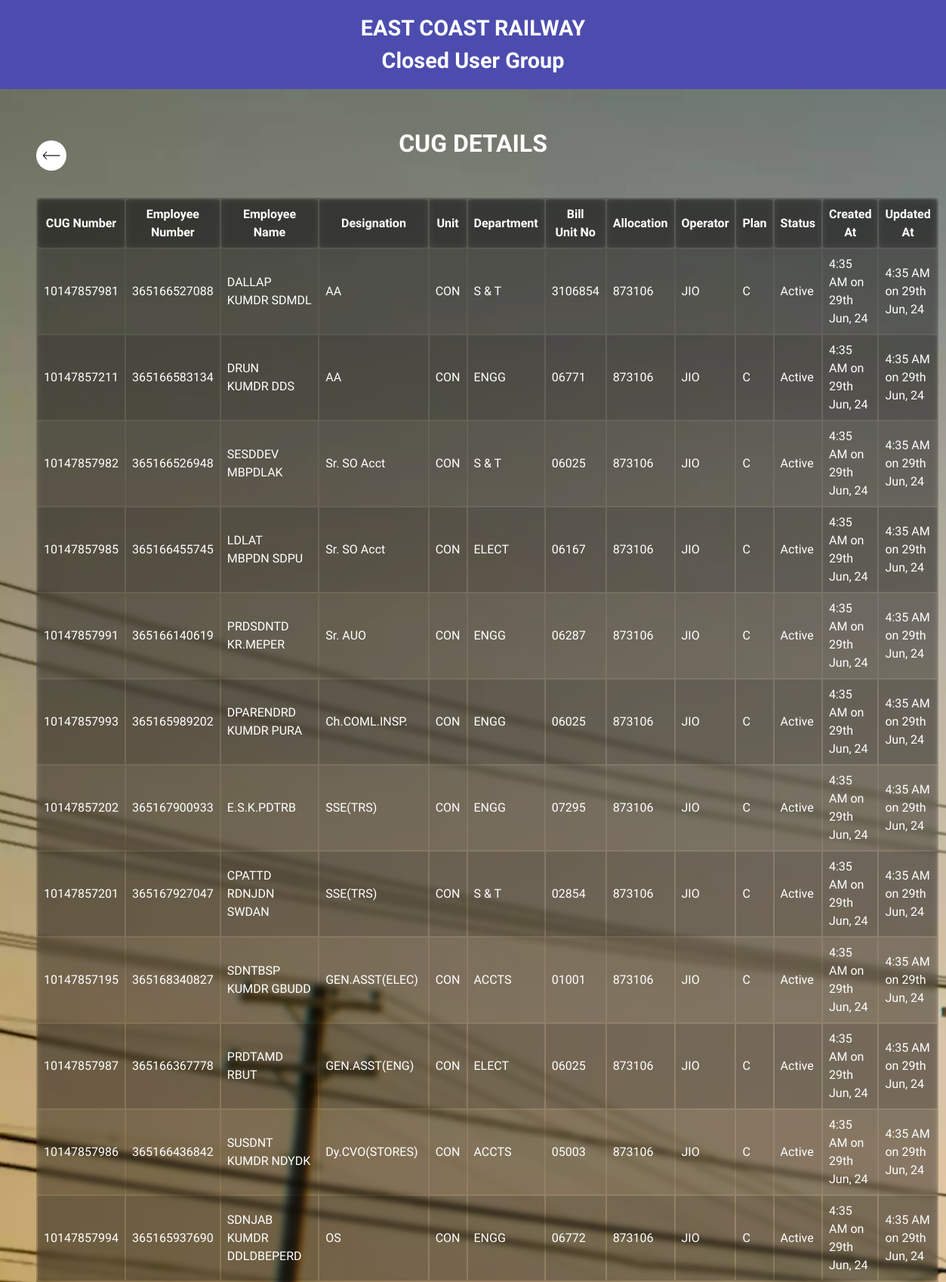
Page /cug-details.php (upper part) on the committed database.
### tables this page shows
CREATE TABLE cugdetails (
    cug_id INT AUTO_INCREMENT PRIMARY KEY,
    cug_number BIGINT NOT NULL CHECK (CHAR_LENGTH(cug_number) IN (10, 11)),
    emp_number BIGINT UNIQUE NOT NULL CHECK (CHAR_LENGTH(emp_number) = 12),
    empname VARCHAR(100) NOT NULL,
    designation VARCHAR(100) NOT NULL,
    unit VARCHAR(50) NOT NULL,
    department VARCHAR(100) NOT NULL,
    bill_unit_no VARCHAR(50) NOT NULL,
    allocation DECIMAL(10) NOT NULL CHECK (allocation >= 0),
    operator VARCHAR(50) NOT NULL,
    plan ENUM('A', 'B', 'C') NOT NULL,
    status ENUM('Active', 'Inactive') NOT NULL,
    created_at TIMESTAMP DEFAULT CURRENT_TIMESTAMP,
    updated_at TIMESTAMP DEFAULT CURRENT_TIMESTAMP ON UPDATE CURRENT_TIMESTAMP
);

### cug-details.php (the view, shortened to what this page needs)
<!DOCTYPE html>
<html lang="en">
<head>
	<link rel="stylesheet" href="base.css">
	<link rel="stylesheet" href="cug-details.css">
</head>
<body>
	<header>
	<div class="header-top">
			<a href="./">
				<h1>East Coast Railway</h1>
				<h1>Closed User Group</h1>
			</a>
		</div>
	</header>
	<main>
		<section id="cug-details">
			<div class="heading-container">
				<button class="back-btn" onclick="window.location.href = 'admin-page.html'"><img
						src="icon/back-button.webp" alt="back button"></button>
				<h2 class="heading">CUG Details</h2>
			</div>
			<table>
				<thead>
					<tr>
						<th>CUG Number</th>
						<th>Employee Number</th>
						<th>Employee Name</th>
						<th>Designation</th>
						<th>Unit</th>
						<th>Department</th>
						<th>Bill Unit No</th>
						<th>Allocation</th>
						<th>Operator</th>
						<th>Plan</th>
						<th>Status</th>
						<th>Created At</th>
						<th>Updated At</th>
					</tr>
				</thead>
				<tbody>
					<?php
					include 'db_connect.php';
					$sql = "SELECT * FROM cugdetails";
					$result = $conn->query($sql);
					if ($result->num_rows > 0) {
						while ($row = $result->fetch_assoc()) {
							echo "<tr>";
							echo "<td>" . $row["cug_number"] . "</td>";
							echo "<td>" . $row["emp_number"] . "</td>";
							echo "<td>" . $row["empname"] . "</td>";
							echo "<td>" . $row["designation"] . "</td>";
							echo "<td>" . $row["unit"] . "</td>";
							echo "<td>" . $row["department"] . "</td>";
							echo "<td>" . $row["bill_unit_no"] . "</td>";
							echo "<td>" . $row["allocation"] . "</td>";
							echo "<td>" . $row["operator"] . "</td>";
							echo "<td>" . $row["plan"] . "</td>";
							echo "<td>" . $row["status"] . "</td>";
							$created_at = new DateTime($row["created_at"]);
							$updated_at = new DateTime($row["updated_at"]);
							echo "<td>" . $created_at->format('g:i A \o\n jS M, y') . "</td>";
							echo "<td>" . $updated_at->format('g:i A \o\n jS M, y') . "</td>";
							echo "</tr>";
						}
					} else {
						echo "<tr><td colspan='12'>No records found</td></tr>";
					}
					?>
				</tbody>
			</table>
		</section>
	</main>
</body>
</html>

### base.css (style rules this page uses)
:root { line-height: 1.5; font-synthesis: none; -webkit-font-smoothing: antialiased; -moz-osx-font-smoothing: grayscale; --body-color: #F1FAFF; --accent-color: #4c4caf; --accent-color-hover: #3c3c86; --white: #FFF; --black: #222; }
body { margin: 0; background-color: var(--body-color); font-family: "Raleway", system-ui, -apple-system, BlinkMacSystemFont, 'Segoe UI', 'Roboto', 'Oxygen', 'Ubuntu', 'Cantarell', 'Fira Sans', 'Droid Sans', 'Helvetica Neue', sans-serif; text-wrap: balance; }
*, *::before, *::after { margin: 0; padding: 0; box-sizing: border-box; }
body, h1, h2, h3, h4, p, figure, blockquote, dl, dd { margin: 0; }
html { scroll-behavior: smooth; scroll-padding-top: 7rem; }
body { min-height: 100vh; min-height: 100svh; text-rendering: optimizeSpeed; line-height: 1.5; }
a:not([class]) { text-decoration-skip-ink: auto; }
img, picture { max-width: 100%; display: block; user-select: none; }
input, button, textarea, select { font: inherit; }

### cug-details.css (style rules this page uses)
.header-top { background-color: #4c4caf; padding: 1rem 0; text-align: center; }
.header-top a { text-decoration: none !important; }
.header-top h1 { margin: 0; font-size: 1.8rem; text-transform: none; color: white !important; }
.header-top :nth-child(1) { text-transform: uppercase; }
main { background-image: url(images/banner.webp); background-repeat: no-repeat; background-size: cover; min-height: 90svh; min-height: 90vh; }
#cug-details { color: var(--white); padding: 3em; }
#cug-details h2 { text-align: center; text-transform: uppercase; font-size: 2rem; margin-block-end: 2rem; }
.heading-container { display: grid; grid-template-columns: 2.5rem 1fr 2.5rem; justify-content: center; align-items: center; width: 100%; margin-block-end: 1rem; }
.back-btn { padding: 0.5rem; width: 2.5rem; border: none; cursor: pointer; border-radius: 999px; background-color: var(--white); aspect-ratio: 1; }
.back-btn { padding: 0.5rem; width: 2.5rem; border-radius: 999px; border: none; cursor: pointer; background-color: var(--white); aspect-ratio: 1; }
.heading { font-size: 2.5rem; font-weight: bold; text-align: left; color: var(--white); text-align: center; justify-self: center; }
table, th { border-radius: 4px; background-color: rgba(0, 0, 0, 0.1); backdrop-filter: blur(4px) brightness(75%); }
th, td { padding: 8px; text-align: left; }
th { text-align: center; }
tr { background-color: rgba(0, 0, 0, 0.1); }
tr:nth-child(even) { background-color: rgba(0, 0, 0, 0.2); }

### rows in the picture
cugdetails: cug_number "10147857981", emp_number "365166527088", empname "DALLAP KUMDR SDMDL", designation "AA", unit "CON", department "S & T", bill_unit_no "3106854", allocation "873106", operator "JIO", plan "C", status "Active", created_at "4:35 AM on 29th Jun, 24", updated_at "4:35 AM on 29th Jun, 24"
cugdetails: cug_number "10147857211", emp_number "365166583134", empname "DRUN KUMDR DDS", designation "AA", unit "CON", department "ENGG", bill_unit_no "06771", allocation "873106", operator "JIO", plan "C", status "Active", created_at "4:35 AM on 29th Jun, 24", updated_at "4:35 AM on 29th Jun, 24"
cugdetails: cug_number "10147857982", emp_number "365166526948", empname "SESDDEV MBPDLAK", designation "Sr. SO Acct", unit "CON", department "S & T", bill_unit_no "06025", allocation "873106", operator "JIO", plan "C", status "Active", created_at "4:35 AM on 29th Jun, 24", updated_at "4:35 AM on 29th Jun, 24"
cugdetails: cug_number "10147857985", emp_number "365166455745", empname "LDLAT MBPDN SDPU", designation "Sr. SO Acct", unit "CON", department "ELECT", bill_unit_no "06167", allocation "873106", operator "JIO", plan "C", status "Active", created_at "4:35 AM on 29th Jun, 24", updated_at "4:35 AM on 29th Jun, 24"
cugdetails: cug_number "10147857991", emp_number "365166140619", empname "PRDSDNTD KR.MEPER", designation "Sr. AUO", unit "CON", department "ENGG", bill_unit_no "06287", allocation "873106", operator "JIO", plan "C", status "Active", created_at "4:35 AM on 29th Jun, 24", updated_at "4:35 AM on 29th Jun, 24"
cugdetails: cug_number "10147857993", emp_number "365165989202", empname "DPARENDRD KUMDR PURA", designation "Ch.COML.INSP.", unit "CON", department "ENGG", bill_unit_no "06025", allocation "873106", operator "JIO", plan "C", status "Active", created_at "4:35 AM on 29th Jun, 24", updated_at "4:35 AM on 29th Jun, 24"
cugdetails: cug_number "10147857202", emp_number "365167900933", empname "E.S.K.PDTRB", designation "SSE(TRS)", unit "CON", department "ENGG", bill_unit_no "07295", allocation "873106", operator "JIO", plan "C", status "Active", created_at "4:35 AM on 29th Jun, 24", updated_at "4:35 AM on 29th Jun, 24"
cugdetails: cug_number "10147857201", emp_number "365167927047", empname "CPATTD RDNJDN SWDAN", designation "SSE(TRS)", unit "CON", department "S & T", bill_unit_no "02854", allocation "873106", operator "JIO", plan "C", status "Active", created_at "4:35 AM on 29th Jun, 24", updated_at "4:35 AM on 29th Jun, 24"
cugdetails: cug_number "10147857195", emp_number "365168340827", empname "SDNTBSP KUMDR GBUDD", designation "GEN.ASST(ELEC)", unit "CON", department "ACCTS", bill_unit_no "01001", allocation "873106", operator "JIO", plan "C", status "Active", created_at "4:35 AM on 29th Jun, 24", updated_at "4:35 AM on 29th Jun, 24"
cugdetails: cug_number "10147857987", emp_number "365166367778", empname "PRDTAMD RBUT", designation "GEN.ASST(ENG)", unit "CON", department "ELECT", bill_unit_no "06025", allocation "873106", operator "JIO", plan "C", status "Active", created_at "4:35 AM on 29th Jun, 24", updated_at "4:35 AM on 29th Jun, 24"
cugdetails: cug_number "10147857986", emp_number "365166436842", empname "SUSDNT KUMDR NDYDK", designation "Dy.CVO(STORES)", unit "CON", department "ACCTS", bill_unit_no "05003", allocation "873106", operator "JIO", plan "C", status "Active", created_at "4:35 AM on 29th Jun, 24", updated_at "4:35 AM on 29th Jun, 24"
cugdetails: cug_number "10147857994", emp_number "365165937690", empname "SDNJAB KUMDR DDLDBEPERD", designation "OS", unit "CON", department "ENGG", bill_unit_no "06772", allocation "873106", operator "JIO", plan "C", status "Active", created_at "4:35 AM on 29th Jun, 24", updated_at "4:35 AM on 29th Jun, 24"
